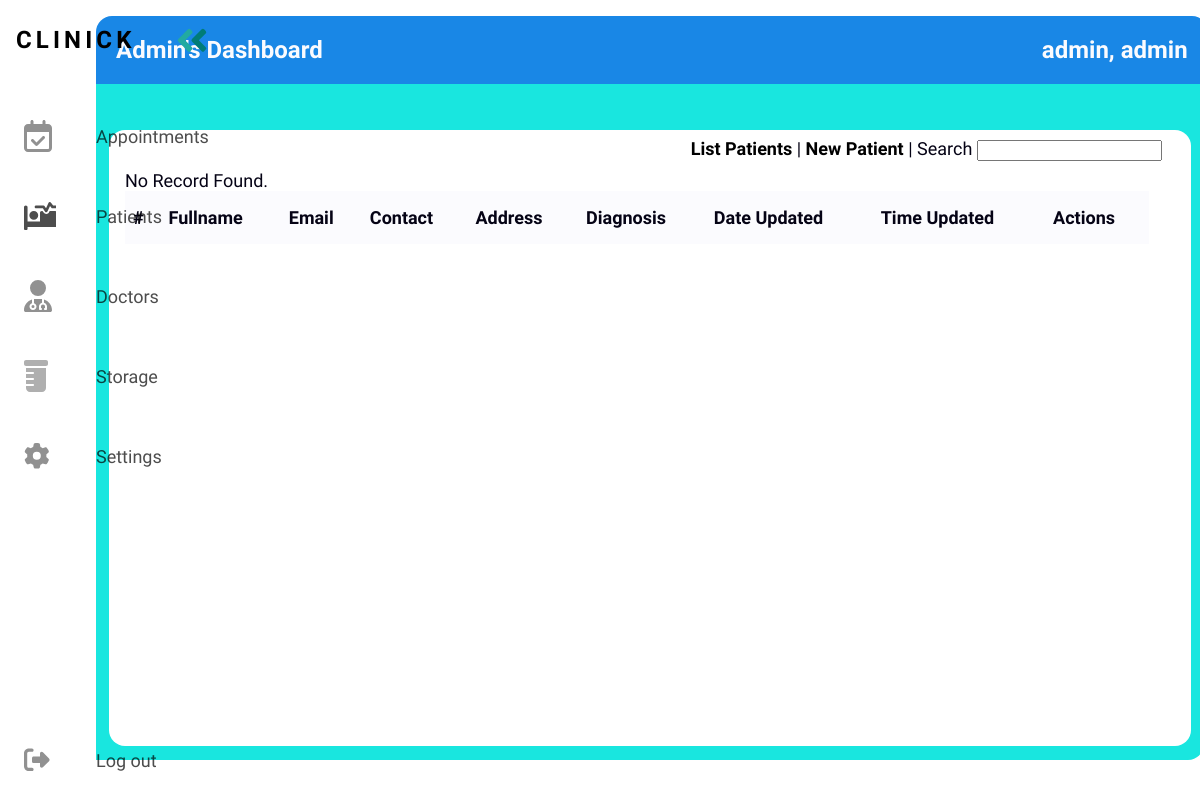
Page /progressive/framework/index.php?page=patients (signed in) on the committed database.
### tables this page shows
CREATE TABLE `tbl_users` (
  `user_id` int(8) UNSIGNED NOT NULL,
  `user_lastname` varchar(180) NOT NULL DEFAULT '',
  `user_firstname` varchar(180) NOT NULL DEFAULT '',
  `user_email` varchar(180) NOT NULL DEFAULT '',
  `user_password` varchar(180) NOT NULL DEFAULT '',
  `user_date_added` date DEFAULT NULL,
  `user_time_added` time DEFAULT NULL,
  `user_date_updated` date DEFAULT NULL,
  `user_time_updated` time DEFAULT NULL,
  `user_status` int(1) NOT NULL DEFAULT 0,
  `user_token` varchar(255) NOT NULL DEFAULT '',
  `user_access` varchar(255) NOT NULL DEFAULT '',
  `user_address` varchar(255) NOT NULL DEFAULT '',
  `user_birthdate` date DEFAULT NULL,
  `user_nickname` varchar(180) NOT NULL DEFAULT ''
);

### progressive/framework/classes/user.php (called while the page is built, shortened)
<?php
class User{
	private $DB_SERVER='localhost';
	private $DB_USERNAME='root';
	private $DB_PASSWORD='';
	private $DB_DATABASE='db_wbtest';
	private $conn;
	public function __construct(){
		$this->conn = new PDO("mysql:host=".$this->DB_SERVER.";dbname=".$this->DB_DATABASE,$this->DB_USERNAME,$this->DB_PASSWORD);
	}
	function get_user_id($email){
		$sql="SELECT user_id FROM tbl_users WHERE user_email = :email limit 1";
		$q = $this->conn->prepare($sql);
		$q->execute(['email' => $email]);
		$user_id = $q->fetchColumn();
		return $user_id;
	}
	function get_user_firstname($id){
		$sql="SELECT user_firstname FROM tbl_users WHERE user_id = :id limit 1";
		$q = $this->conn->prepare($sql);
		$q->execute(['id' => $id]);
		$user_firstname = $q->fetchColumn();
		return $user_firstname;
	}
	function get_user_lastname($id){
		$sql="SELECT user_lastname FROM tbl_users WHERE user_id = :id limit 1";
		$q = $this->conn->prepare($sql);
		$q->execute(['id' => $id]);
		$user_lastname = $q->fetchColumn();
		return $user_lastname;
	}
	function get_user_access($id){
		$sql="SELECT user_access FROM tbl_users WHERE user_id = :id limit 1";
		$q = $this->conn->prepare($sql);
		$q->execute(['id' => $id]);
		$user_access = $q->fetchColumn();
		return $user_access;
	}
}

### progressive/framework/index.php (the view, shortened to what this page needs)
<?php
include_once 'classes/User.php';
$page = (isset($_GET['page']) && $_GET['page'] != '') ? $_GET['page'] : '';
$user = new User();
$user_id = $user->get_user_id($_SESSION['user_email']);
?>
<!DOCTYPE html>
<html>
<head>
    <link rel="stylesheet" href="css/custom.css?">
    <link rel="stylesheet" href="css/style.css">
</head>
<body>
<nav class="navbar">
    <ul class="navbar-nav">
      <li class="logo">
        <a href="admin.php" class="nav-link">
          <span class="link-text logo-text">Clinick</span>
        </a>
      </li>
      <li class="nav-item">
        <a href="index.php?page=appointments" class="nav-link">
          <span class="link-text">Appointments</span>
        </a>
      </li>
      <li class="nav-item">
        <a href="index.php?page=patients" class="nav-link">
          <span class="link-text">Patients</span>
        </a>
      </li>
      <li class="nav-item">
        <a href="index.php?page=doctors" class="nav-link">
          <span class="link-text">Doctors</span>
        </a>
      </li>
      <li class="nav-item">
        <a href="index.php?page=storage" class="nav-link">
          <span class="link-text">Storage</span>
        </a>
      </li>
      <li class="nav-item">
        <a href="index.php?page=settings" class="nav-link">
          <span class="link-text">Settings</span>
        </a>
      </li>
      <li class="nav-item">
        <a href="logout.php" class="nav-link">
          <span class="link-text">Log out</span>
        </a>
      </li>
    </ul>
  </nav>
  <main>
<div class="wb_title" id="header">
<?php echo $user->get_user_access($user_id) ?>'s Dashboard
<span class="move-right"><?php echo $user->get_user_lastname($user_id).', '.$user->get_user_firstname($user_id);?></span>
</div>
<div id="wrapper">
   <div id="menu">
  </div>
  <div id="content">
    <?php
      switch($page){
                case 'patients':
                    require_once 'patients-module/index.php';
                break;
            }
    ?>
  </div>
</div>
</main>
</body>
</html>

### progressive/framework/css/custom.css (style rules this page uses)
:root { --text-color: #05040c; --primary-color: #19E678; --secondary-color: #1987e6; --background-color: #FBFBFE; --accent-color: #19E6DF; --accent2-color: #007C77; --font-family1: font-family: 'Quicksand', sans-serif;; }
html { margin: 0; padding: 0; }
body { font-family: 'Work Sans', serif; font-size: 18px; color: var(--text-color); background-color: var(--background-color); }
.wb_title { font-family: "Work Sans", sans-serif; font-size: 24px; font-weight: 700; color: var(--background-color); background-color: var(--secondary-color); width: 98.5%; padding: 20px; margin: 0 auto; border-top-left-radius: 16px; border-top-right-radius: 16px; }
#wrapper { width: 100%; min-height: 600px; padding: 10px; margin-block: 0; margin-inline: auto; background-color: var(--accent-color); color: var(--text-color); border-end-end-radius: 16px; }
#menu { height: 32px; width: 98%; }
#content { width: 98%; padding: 8px; min-height: 600px; margin: 4px auto; background-color: #FFF; border-radius: 16px; }
.move-right { float: right; }

### progressive/framework/css/style.css (style rules this page uses)
:root { font-size: 16px; font-family: 'Open Sans'; --text-color: #050315; --primary-color: #19E678; --secondary-color: #1987e6; --background-color: #FBFBFE; --accent-color: #19E6DF; --accent2-color: #007C77; --font-family1: font-family: 'Work Sans', serif;; }
body { color: black; background-color: white; margin: 0; padding: 0; }
main { margin-left: 5rem; padding: 1rem; }
.navbar { position: fixed; background-color: var(--bg-primary); transition: width 600ms ease; width: 16rem; overflow: auto; }
.navbar-nav { list-style: none; padding: 0; margin: 0; display: flex; flex-direction: column; align-items: center; height: 100%; }
.nav-item { width: 100%; }
.nav-item:last-child { margin-top: auto; }
.nav-link { display: flex; align-items: center; height: 5rem; color: var(--text-primary); text-decoration: none; filter: grayscale(100%) opacity(0.7); transition: var(--transition-speed); }
.link-text { display: none; margin-left: 1rem; }
.nav-link svg { width: 2rem; min-width: 2rem; margin: 0 1.5rem; }
.logo { font-weight: bold; text-transform: uppercase; margin-bottom: 1rem; text-align: center; color: var(--text-secondary); background: var(--bg-secondary); font-size: 1.5rem; letter-spacing: 0.3ch; width: 100%; }
.logo svg { transform: rotate(0deg); transition: var(--transition-speed); }
.logo-text { display: inline; position: absolute; left: -999px; transition: var(--transition-speed); }
@media only screen and (min-width: 600px) { .navbar { top: 0; width: 5rem; height: 100vh; } }

### rows in the picture
tbl_users: $user->get_user_access($user_id) "Admin", $user->get_user_lastname($user_id) "admin", $user->get_user_firstname($user_id) "admin"
